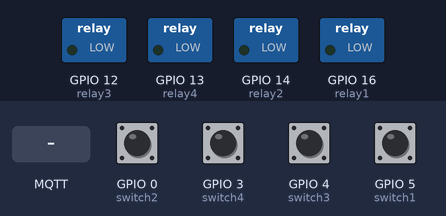
The sketch below on a simulated ESP8266 (NodeMCU). Parts: switched loads named in the sketch (green lamp = pin HIGH). The inputs (shaded band) are chosen by the test bench; at power-on: GPIO 0 (switch2), GPIO 3 (switch4), GPIO 4 (switch3), GPIO 5 (switch1) HIGH. WiFi joins after 1.5 s; servers stay silent unless stated; random numbers use the default seed unless the sketch sets one; no MQTT or app messages arrive unless stated; what the sketch prints to the serial monitor is not drawn.

Above: at 2.7 s.
2.8 s: MQTT message "CUI" arrives on the first subscribed topic
At 4.2 s:
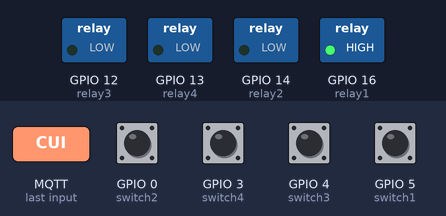
4.6 s: GPIO 0 (switch2) pulled LOW for 0.25 s
At 4.96 s:
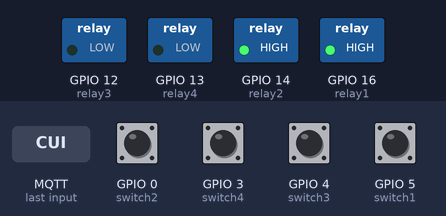
6.6 s: GPIO 3 (switch4) pulled LOW for 0.25 s
At 6.97 s:
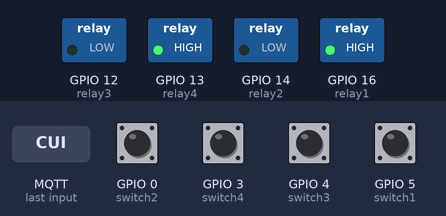
8.6 s: GPIO 4 (switch3) pulled LOW for 0.25 s
At 8.97 s:
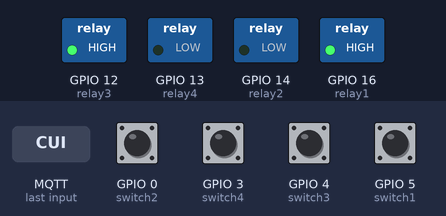
10.6 s: GPIO 5 (switch1) pulled LOW for 0.25 s
At 11.9 s:
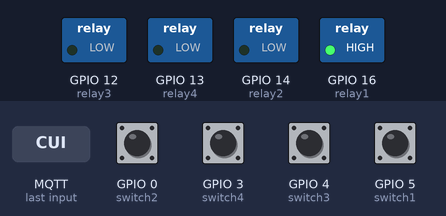
12.3 s: MQTT message "PDT" arrives on the first subscribed topic
At 12.8 s:
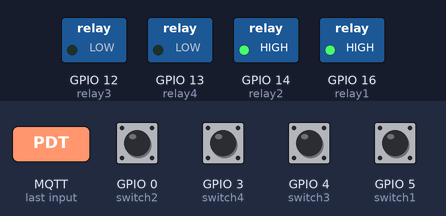
Timing chart, 0 to 14.8 s (numbered marks = the images above; inputs shaded):
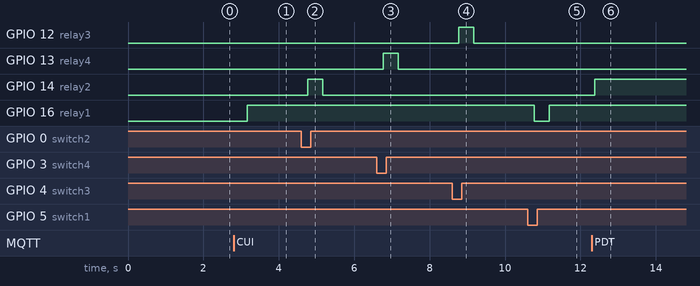

The sketch:

esp-homelight-livingroom.ino
```cpp
/*
  ESP8266/Relay
  parisot.simon (-) gmail.com
*/

#include <ESP8266WiFi.h>
#include <PubSubClient.h>

// -------------------------------------------------------- CONFIGURATION
// Wifi
const char* ssid = "{{HOME_WIFI_SSID}}";
const char* password = "{{HOME_WIFI_PASSWORD}}";

// MQTT broker
const char* mqtt_server = "m23.cloudmqtt.com";
const int mqtt_port = 15067;
const char* mqtt_user = "{{CLOUDMQTT_USER}}";
const char* mqtt_pwd = "{{CLOUDMQTT_PASSWORD}}";
const char* outTopic = "state";
const char* inTopic = "command";

// pins of the relays
const int relay1 = 16;
const int relay2 = 14;
const int relay3 = 12;
const int relay4 = 13;

// pins and state of the physical switches
const int switch1 = 5; int switchState1;  //CUI
const int switch2 = 0; int switchState2;  //PDT
const int switch3 = 4; int switchState3;  //TAB
const int switch4 = 3; int switchState4;  //SAL

WiFiClient espClient;
PubSubClient client(espClient);

// -------------------------------------------------------- WIFI SETUP
void setup_wifi() {

  delay(10);
  Serial.print("Connecting to ");
  Serial.println(ssid);

  WiFi.begin(ssid, password);

  while (WiFi.status() != WL_CONNECTED) {
    delay(500);
    Serial.print(".");
  }

  randomSeed(micros());

  Serial.println("WiFi connected");
  Serial.print("IP address: ");
  Serial.println(WiFi.localIP());
}

// -------------------------------------------------------- TOGGLE RELAY
void toggleRelay(const char *light_id, const char *intent){

  char msg[10];
  msg[9] = '\0';
  int pin;

  // find the relay pin associated with the light id
  if      (strcmp(light_id, "CUI") == 0)  { pin = relay1; }
  else if (strcmp(light_id, "PDT") == 0)  { pin = relay2; }
  else if (strcmp(light_id, "TAB") == 0)  { pin = relay3; }
  else if (strcmp(light_id, "SAL") == 0)  { pin = relay4; }
  else {
    strcpy(msg, "NO-RELAY-");
    Serial.println(msg);
    client.publish(outTopic, msg);
    return;
    }

  // verify state versus intent
  int state = digitalRead(pin);
  if (state & strcmp(intent, "ON") == 0) {
    strcpy(msg, light_id);
    strcat(msg, "-ALRON");
    Serial.println(msg);
    client.publish(outTopic, msg);
    return;
  };
  if (!state & strcmp(intent, "OF") == 0) {
    strcpy(msg, light_id);
    strcat(msg, "-ALROF");
    Serial.println(msg);
    client.publish(outTopic, msg);
    return;
  };

  //toggle relay and verify if toggle was effective
  digitalWrite(pin, !state);
  if (digitalRead(pin) == !state) {
    if (!state){
      strcpy(msg, light_id);
      strcat(msg, "-IS-ON");
    }else{
      strcpy(msg, light_id);
      strcat(msg, "-IS-OF");
    }
  }else{
    strcpy(msg, "ESP-ERROR");
  }
  Serial.println(msg);
  client.publish(outTopic, msg);
}

// -------------------------------------------------------- MESSAGE ARRIVED CALLBACK
void callback(const char *topic, const byte *payload, const unsigned int length) {

  Serial.print("new message arrived: ");
  for (int i = 0; i < length; i++) {
    Serial.print((char)payload[i]);
  }
  Serial.println();

  char light_id[4];
  strncpy(light_id, (char*)payload, 3);
  light_id[3] = '\0';
  Serial.print("- light id is: ");
  Serial.println(light_id);

  char intent[3];
  if (length >= 6) {
    strncpy(intent, (char*)payload+4, 2);
    intent[2] = '\0';
    Serial.print("- intent is: ");
    Serial.println(intent);
  }

  toggleRelay(light_id, intent);
}

// -------------------------------------------------------- RECONNECT ROUTINE
void reconnect() {
  while (!client.connected()) {
    Serial.print("Attempting MQTT connection...");
    // Create a random client ID
    String clientId = "ESP8266Client-";
    clientId += String(random(0xffff), HEX);
    // Attempt to connect
    if (client.connect(clientId.c_str(), mqtt_user, mqtt_pwd)) {
      Serial.println("connected");
      client.subscribe(inTopic);
      client.publish(outTopic, "Hi, i'm connected");
    } else {
      Serial.print("failed, rc=");
      Serial.print(client.state());
      Serial.println(" try again in 5 seconds");
      // Wait 5 seconds before retrying
      delay(5000);
    }
  }
}

// -------------------------------------------------------- SETUP FUNCTION
void setup() {

  Serial.begin(74880);

  // Initialise the input for physical switch
  pinMode(switch1, INPUT_PULLUP); switchState1 = digitalRead(switch1);
  pinMode(switch2, INPUT_PULLUP); switchState2 = digitalRead(switch2);
  pinMode(switch3, INPUT_PULLUP); switchState3 = digitalRead(switch3);
  pinMode(switch4, INPUT_PULLUP); switchState4 = digitalRead(switch4);

  // Initialize the pin which commands the relay
  pinMode(relay1, OUTPUT); digitalWrite(relay1, LOW);
  pinMode(relay2, OUTPUT); digitalWrite(relay2, LOW);
  pinMode(relay3, OUTPUT); digitalWrite(relay3, LOW);
  pinMode(relay4, OUTPUT); digitalWrite(relay4, LOW);

  //Serial.begin(74880);
  setup_wifi();
  client.setServer(mqtt_server, mqtt_port);
  client.setCallback(callback);
}

// -------------------------------------------------------- LOOP FUNCTION
void loop() {

  if (!client.connected()) {
    reconnect();
  }
  client.loop();

  if (digitalRead(switch1) != switchState1) {
    Serial.println("Command received from physical switch CUI");
    switchState1 = digitalRead(switch1);
    toggleRelay("CUI", "NA");
  }
  if (digitalRead(switch2) != switchState2) {
    Serial.println("Command received from physical switch PDT");
    switchState2 = digitalRead(switch2);
    toggleRelay("PDT", "NA");
  }
  if (digitalRead(switch3) != switchState3) {
    Serial.println("Command received from physical switch TAB");
    switchState3 = digitalRead(switch3);
    toggleRelay("TAB", "NA");
  }
  if (digitalRead(switch4) != switchState4) {
    Serial.println("Command received from physical switch SAL");
    switchState4 = digitalRead(switch4);
    toggleRelay("SAL", "NA");
  }

  delay(400);
}
```

Measured:
- after the input at 2.8 s, GPIO 16 (relay1): LOW → HIGH after 0.37 s
- after the input at 4.6 s, GPIO 14 (relay2): LOW → HIGH after 0.17 s, → LOW 0.40 s later
- after the input at 6.6 s, GPIO 13 (relay4): LOW → HIGH after 0.17 s, → LOW 0.40 s later
- after the input at 8.6 s, GPIO 12 (relay3): LOW → HIGH after 0.17 s, → LOW 0.40 s later
- after the input at 10.6 s, GPIO 16 (relay1): HIGH → LOW after 0.17 s, → HIGH 0.40 s later
- after the input at 12.3 s, GPIO 14 (relay2): LOW → HIGH after 0.08 s
